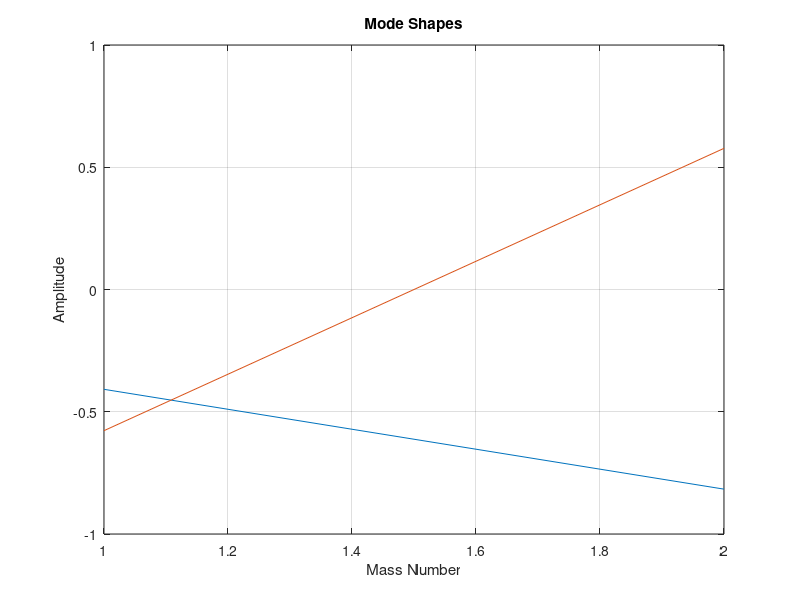

MATLAB code for this plot:
clc;
clear;

% Given Data
m1 = 2;
m2 = 1;
k1 = 2000;
k2 = 1000;

% Mass Matrix
M = [m1 0;
     0  m2];

% Stiffness Matrix
K = [k1+k2  -k2;
     -k2     k2];

% Eigenvalue solution
[vec, val] = eig(K,M);

omega = sqrt(diag(val));
f = omega/(2*pi);

disp('Natural Frequencies (rad/s):')
disp(omega)

disp('Natural Frequencies (Hz):')
disp(f)

% Plot mode shapes
figure
plot(vec)
title('Mode Shapes')
xlabel('Mass Number')
ylabel('Amplitude')
grid on
